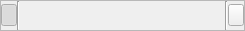
<?xml version="1.0" encoding="UTF-8"?>
<ui version="4.0">
 <class>Filter</class>
 <widget class="QFrame" name="Filter">
  <property name="geometry">
   <rect>
    <x>0</x>
    <y>0</y>
    <width>245</width>
    <height>31</height>
   </rect>
  </property>
  <property name="sizePolicy">
   <sizepolicy hsizetype="Preferred" vsizetype="Fixed">
    <horstretch>0</horstretch>
    <verstretch>0</verstretch>
   </sizepolicy>
  </property>
  <property name="font">
   <font>
    <pointsize>9</pointsize>
   </font>
  </property>
  <property name="contextMenuPolicy">
   <enum>Qt::DefaultContextMenu</enum>
  </property>
  <property name="windowTitle">
   <string>Frame</string>
  </property>
  <property name="autoFillBackground">
   <bool>true</bool>
  </property>
  <property name="frameShape">
   <enum>QFrame::StyledPanel</enum>
  </property>
  <property name="frameShadow">
   <enum>QFrame::Raised</enum>
  </property>
  <layout class="QHBoxLayout" name="horizontalLayout">
   <property name="spacing">
    <number>0</number>
   </property>
   <property name="margin">
    <number>0</number>
   </property>
   <item>
    <widget class="QPushButton" name="enable">
     <property name="maximumSize">
      <size>
       <width>16</width>
       <height>16777215</height>
      </size>
     </property>
     <property name="cursor">
      <cursorShape>PointingHandCursor</cursorShape>
     </property>
     <property name="text">
      <string/>
     </property>
     <property name="icon">
      <iconset resource="vTrazer.qrc">
       <normaloff>:/img/online</normaloff>:/img/online</iconset>
     </property>
     <property name="iconSize">
      <size>
       <width>10</width>
       <height>10</height>
      </size>
     </property>
     <property name="checkable">
      <bool>true</bool>
     </property>
     <property name="checked">
      <bool>true</bool>
     </property>
     <property name="autoDefault">
      <bool>false</bool>
     </property>
     <property name="flat">
      <bool>true</bool>
     </property>
    </widget>
   </item>
   <item>
    <widget class="Line" name="line">
     <property name="orientation">
      <enum>Qt::Vertical</enum>
     </property>
    </widget>
   </item>
   <item>
    <widget class="QLabel" name="label">
     <property name="minimumSize">
      <size>
       <width>16</width>
       <height>0</height>
      </size>
     </property>
     <property name="text">
      <string/>
     </property>
     <property name="textFormat">
      <enum>Qt::AutoText</enum>
     </property>
     <property name="alignment">
      <set>Qt::AlignCenter</set>
     </property>
    </widget>
   </item>
   <item>
    <widget class="QWidget" name="FilterFrame" native="true">
     <layout class="QVBoxLayout" name="verticalLayout_2">
      <property name="spacing">
       <number>0</number>
      </property>
      <property name="margin">
       <number>0</number>
      </property>
     </layout>
    </widget>
   </item>
   <item>
    <widget class="Line" name="line_2">
     <property name="orientation">
      <enum>Qt::Vertical</enum>
     </property>
    </widget>
   </item>
   <item>
    <widget class="QPushButton" name="closeButton">
     <property name="sizePolicy">
      <sizepolicy hsizetype="Fixed" vsizetype="Fixed">
       <horstretch>0</horstretch>
       <verstretch>0</verstretch>
      </sizepolicy>
     </property>
     <property name="maximumSize">
      <size>
       <width>16</width>
       <height>16777215</height>
      </size>
     </property>
     <property name="text">
      <string/>
     </property>
     <property name="icon">
      <iconset resource="vTrazer.qrc">
       <normaloff>:/img/close</normaloff>:/img/close</iconset>
     </property>
     <property name="iconSize">
      <size>
       <width>10</width>
       <height>10</height>
      </size>
     </property>
    </widget>
   </item>
  </layout>
 </widget>
 <resources>
  <include location="vTrazer.qrc"/>
 </resources>
 <connections/>
</ui>
